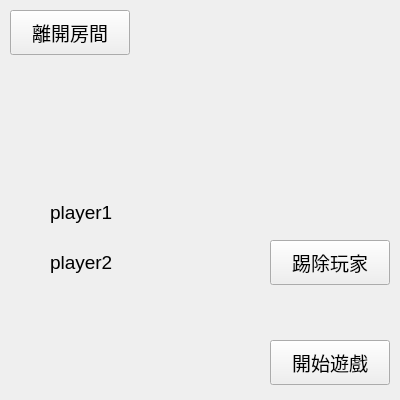
<?xml version="1.0" encoding="UTF-8"?>
<ui version="4.0">
 <class>Labby</class>
 <widget class="QWidget" name="Labby">
  <property name="geometry">
   <rect>
    <x>0</x>
    <y>0</y>
    <width>400</width>
    <height>400</height>
   </rect>
  </property>
  <property name="windowTitle">
   <string>自己的大廳</string>
  </property>
  <widget class="QPushButton" name="btn_kickp2">
   <property name="geometry">
    <rect>
     <x>270</x>
     <y>240</y>
     <width>120</width>
     <height>45</height>
    </rect>
   </property>
   <property name="font">
    <font>
     <pointsize>14</pointsize>
    </font>
   </property>
   <property name="text">
    <string>踢除玩家</string>
   </property>
  </widget>
  <widget class="QPushButton" name="btn_back">
   <property name="geometry">
    <rect>
     <x>10</x>
     <y>10</y>
     <width>120</width>
     <height>45</height>
    </rect>
   </property>
   <property name="font">
    <font>
     <pointsize>14</pointsize>
    </font>
   </property>
   <property name="text">
    <string>離開房間</string>
   </property>
  </widget>
  <widget class="QLabel" name="lb_player1">
   <property name="geometry">
    <rect>
     <x>50</x>
     <y>190</y>
     <width>211</width>
     <height>45</height>
    </rect>
   </property>
   <property name="font">
    <font>
     <pointsize>14</pointsize>
    </font>
   </property>
   <property name="text">
    <string>player1</string>
   </property>
  </widget>
  <widget class="QLabel" name="lb_player2">
   <property name="geometry">
    <rect>
     <x>50</x>
     <y>240</y>
     <width>211</width>
     <height>45</height>
    </rect>
   </property>
   <property name="font">
    <font>
     <pointsize>14</pointsize>
    </font>
   </property>
   <property name="text">
    <string>player2</string>
   </property>
  </widget>
  <widget class="QPushButton" name="btn_start">
   <property name="geometry">
    <rect>
     <x>270</x>
     <y>340</y>
     <width>120</width>
     <height>45</height>
    </rect>
   </property>
   <property name="font">
    <font>
     <pointsize>14</pointsize>
    </font>
   </property>
   <property name="text">
    <string>開始遊戲</string>
   </property>
  </widget>
 </widget>
 <resources/>
 <connections/>
</ui>
